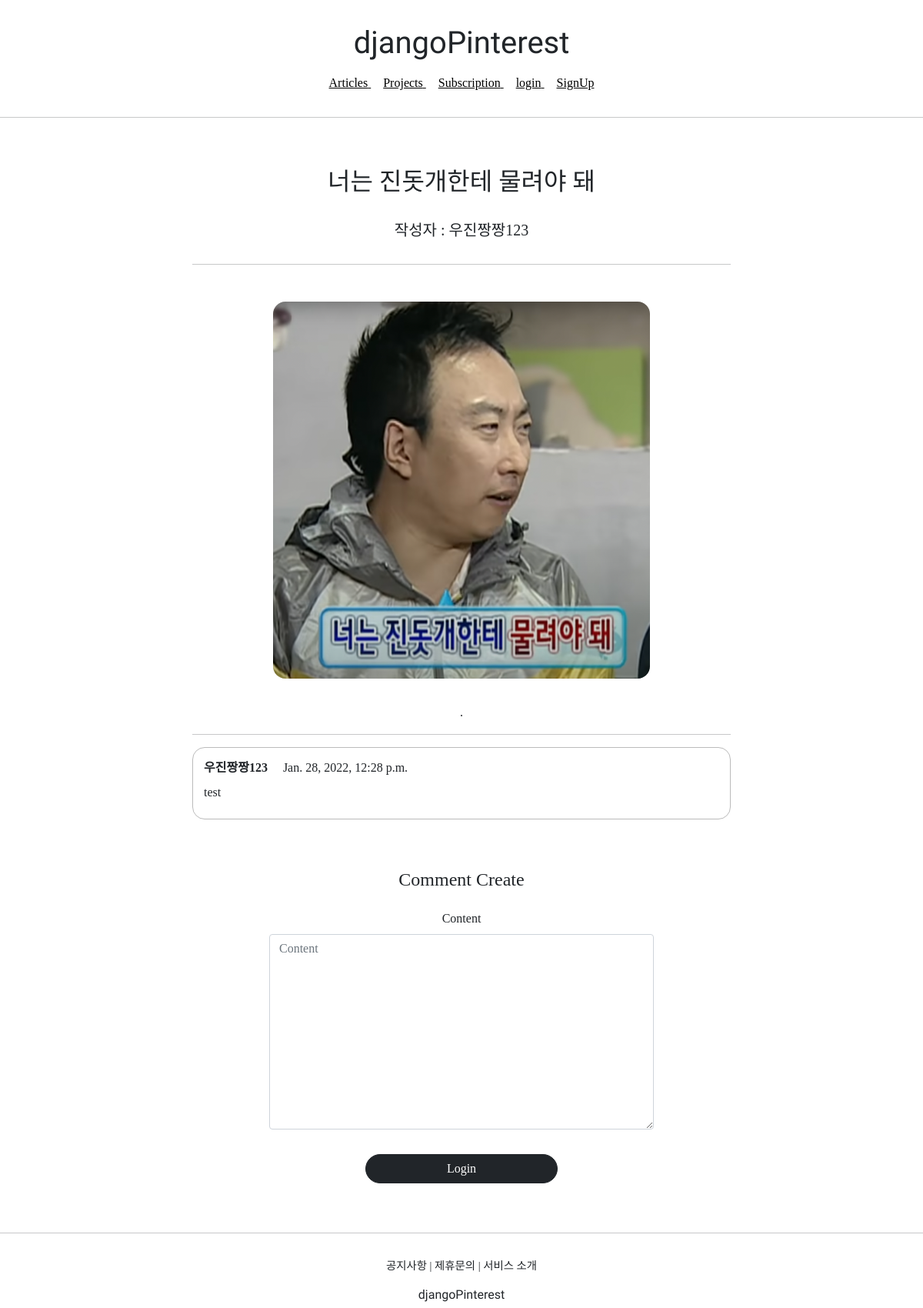
The app's page /articles/detail/3 with its own data.
### articleapp/models.py (models this page shows)
class Article(models.Model):
    writer = models.ForeignKey(User, on_delete=models.SET_NULL, related_name='article', null=True)
    project = models.ForeignKey(Project, on_delete=models.SET_NULL, related_name='article', null=True)
    title = models.CharField(max_length=200, null=True)
    image = models.ImageField(upload_to='article/', null=False)
    content = models.TextField(null=True)
    created_at = models.DateField(auto_created=True, null=True)

### profileapp/models.py (models this page shows)
class Profile(models.Model):
    user = models.OneToOneField(User, on_delete=models.CASCADE, related_name='profile')
    image = models.ImageField(upload_to='profile/', null=True)
    nickname = models.CharField(max_length=20, unique=True, null=True)
    message = models.CharField(max_length=100, null=True)

### commentapp/models.py (models this page shows)
class Comment(models.Model):
    article = models.ForeignKey(Article, on_delete=models.SET_NULL, null=True, related_name='comment')
    writer = models.ForeignKey(User, on_delete=models.SET_NULL, null=True, related_name='comment')
    content = models.TextField(null=False)
    created_at = models.DateTimeField(auto_now=True)

### articleapp/views.py (the view)
# urls.py: path('detail/<int:pk>', ArticleDetailView.as_view(), name='detail'),
class ArticleDetailView(DetailView, FormMixin):
    model = Article
    form_class = CommentCreationForm
    context_object_name = 'target_article'
    template_name = 'articleapp/detail.html'

### commentapp/forms.py
class CommentCreationForm(ModelForm):
    class Meta:
        model = Comment
        fields = ['content']

### articleapp/templates/articleapp/detail.html (shortened to what this page needs)
{% extends 'base.html' %}
{% block content %}
    <div>
        <div style="text-align: center; max-width: 700px; margin: 4rem auto;">
            <h2>
                {{ target_article.title }}
            </h2>
            <h5 style="margin: 2rem auto;">
                작성자 : {{ target_article.writer.profile.nickname }}
            </h5>
            <hr>
            <img style="width: 70%; border-radius: 1rem; margin: 2rem 0;"
                    src="{{ target_article.image.url }}" alt="">
            <p>
                {{ target_article.content }}
            </p>
            <hr>
            {% for comment in target_article.comment.all %}
                {% include 'commentapp/detail.html' with comment=comment %}
            {% endfor %}
            {% include 'commentapp/create.html' with article=target_article %}
        </div>
    </div>
{% endblock %}

### commentapp/templates/commentapp/detail.html (shortened to what this page needs)
<div style="border: 1px solid; text-align: left; padding: 2%; margin: 1rem 0; border-radius: 1rem; border-color: #bbb;">
    <div>
        <strong>
            {{ comment.writer.profile.nickname }}
        </strong>
        {{ comment.created_at }}
    </div>
    <div style="margin: 0.5rem 0">
        {{ comment.content }}
    </div>
</div>

### records on screen
Article: title "너는 진돗개한테 물려야 돼", writer.profile.nickname "우진짱짱123", image (picture), content "."
Comment: writer.profile.nickname "우진짱짱123", created_at "Jan. 28, 2022, 12:28 p.m.", content "test"
